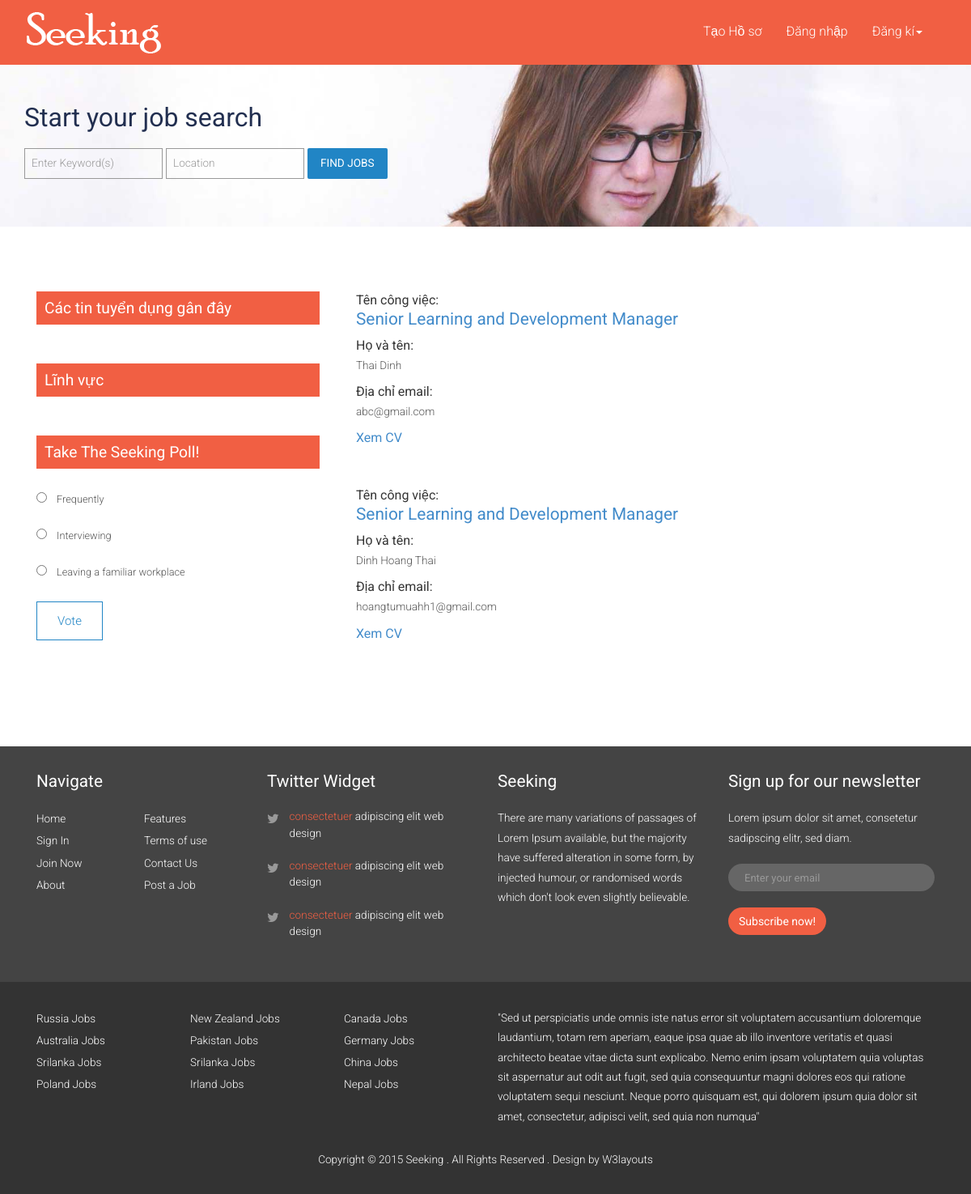
Screenshot of /CV_POST/1 with the database file from the repository.
### Home/models.py (models this page shows, shortened)
class Post_cv(models.Model):
    post_id = models.ForeignKey(Post, on_delete=models.CASCADE)
    user_id = models.ForeignKey(User, on_delete=models.CASCADE)
    name = models.CharField("Họ và tên",max_length=100)
    email = models.CharField("Địa chỉ email",max_length=100)
    cv_file = models.FileField("Chọn CV File",null=True, blank=True, upload_to="CV_File/")

class Post(models.Model):
    nameJob = models.CharField("Tên công việc",max_length=100)
    catalogy = models.ForeignKey(Catalogy, on_delete=models.CASCADE, default=0)
    nhatuyen = models.ForeignKey(User, on_delete=models.CASCADE)
    motacv = models.TextField("Mô Tả công việc")
    phucloi = models.TextField("Phúc lợi")
    yeucaucv = models.TextField("Yêu cầu conog việc")
    salary = models.CharField("Lương",max_length=50)
    diachi = models.CharField("Địa chỉ",max_length=50)
    date = models.DateTimeField(default=timezone.now)
    image = models.ImageField("Hình ảnh",null= True, blank=True, upload_to="images/")
    care = models.ManyToManyField(User, related_name='posts')

### Home/views.py (the view)
# urls.py: path('CV_POST/<int:pk>', CV_POST, name='cv_post'),
def CV_POST(request, pk):
    cv_post = Post_cv.objects.filter(post_id=pk)
    return render(request,'pages/post_cv.html', {'pk':pk ,'cv_post':cv_post})

### Home/templates/pages/post_cv.html (shortened to what this page needs)
{% extends "pages/base.html" %}
{% block content %}
{% if cv_post %}
{% for cv in cv_post %}
<div class="col_1">
    <div class="col-sm-8 row_1">
        Tên công việc:
        <h4><a href="{% url 'post_details' cv.post_id.id %}">{{ cv.post_id.nameJob }} </a></h4>
        Họ và tên: <p>{{cv.name}}</p>
        Địa chỉ email: <p>{{cv.email}}</p>
        {% if cv.cv_file %}
        <a href="{{cv.cv_file.url}}">Xem CV</a>
        {% endif %}
    </div>
    <div class="clearfix"> </div>
</div>
{% endfor %}
{% endif %}
{% endblock %}

### Home/static/css/style.css (style rules this page uses)
h4, h5, h6, h1, h2, h3 { margin-top: 0; }
p { margin: 0; }
html, body { font-family: 'Roboto', sans-serif; font-size: 100%; background:#fff; }
body a { transition:0.5s all; -webkit-transition:0.5s all; -moz-transition:0.5s all; -o-transition:0.5s all; -ms-transition:0.5s all; }
.row_1 h4 { color: #000; font-size: 1.3em; font-weight: 400; }
.row_1 p, .single_right p { color:#555; font-size:0.85em; font-weight:300; line-height:1.8em; margin-bottom: 10px; }
.col_1 { margin-bottom:3em; }
.headings h1, h2,h3,h4,h5,h6 { font-weight:400; }

### rows the page displays
Post_cv: post_id.nameJob "Senior Learning and Development Manager", name "Thai Dinh", email "abc@gmail.com"
Post_cv: post_id.nameJob "Senior Learning and Development Manager", name "Dinh Hoang Thai", email "hoangtumuahh1@gmail.com"
